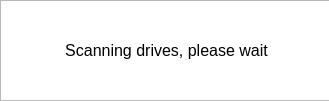
<?xml version="1.0" encoding="UTF-8"?>
<ui version="4.0">
 <class>DialogOpenDrive</class>
 <widget class="QDialog" name="DialogOpenDrive">
  <property name="geometry">
   <rect>
    <x>0</x>
    <y>0</y>
    <width>329</width>
    <height>101</height>
   </rect>
  </property>
  <property name="windowTitle">
   <string>Dialog</string>
  </property>
  <widget class="QListWidget" name="listWidget">
   <property name="geometry">
    <rect>
     <x>0</x>
     <y>0</y>
     <width>331</width>
     <height>101</height>
    </rect>
   </property>
   <property name="editTriggers">
    <set>QAbstractItemView::AnyKeyPressed|QAbstractItemView::DoubleClicked|QAbstractItemView::EditKeyPressed</set>
   </property>
  </widget>
  <widget class="QLabel" name="label">
   <property name="geometry">
    <rect>
     <x>6</x>
     <y>30</y>
     <width>321</width>
     <height>41</height>
    </rect>
   </property>
   <property name="palette">
    <palette>
     <active>
      <colorrole role="Base">
       <brush brushstyle="SolidPattern">
        <color alpha="255">
         <red>170</red>
         <green>0</green>
         <blue>0</blue>
        </color>
       </brush>
      </colorrole>
     </active>
     <inactive>
      <colorrole role="Base">
       <brush brushstyle="SolidPattern">
        <color alpha="255">
         <red>170</red>
         <green>0</green>
         <blue>0</blue>
        </color>
       </brush>
      </colorrole>
     </inactive>
     <disabled>
      <colorrole role="Base">
       <brush brushstyle="SolidPattern">
        <color alpha="255">
         <red>240</red>
         <green>240</green>
         <blue>240</blue>
        </color>
       </brush>
      </colorrole>
     </disabled>
    </palette>
   </property>
   <property name="font">
    <font>
     <pointsize>12</pointsize>
    </font>
   </property>
   <property name="text">
    <string>Scanning drives, please wait</string>
   </property>
   <property name="textFormat">
    <enum>Qt::RichText</enum>
   </property>
   <property name="alignment">
    <set>Qt::AlignCenter</set>
   </property>
  </widget>
 </widget>
 <resources/>
 <connections/>
</ui>
